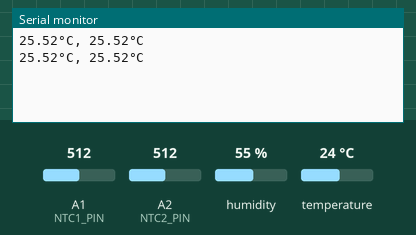
Recording of a sketch running on a simulated Arduino Uno, built with avr-gcc and run on an emulated ATmega328P. On the bench: the last lines printed to the serial monitor. Inputs (shaded band) come from the test bench; at power-on: A1 (NTC1_PIN) = 512, A2 (NTC2_PIN) = 512, humidity 55 %, temperature 24 °C.

Above: at 5.8 s.
5.9 s: A1 (NTC1_PIN) set to 716
At 11.0 s:
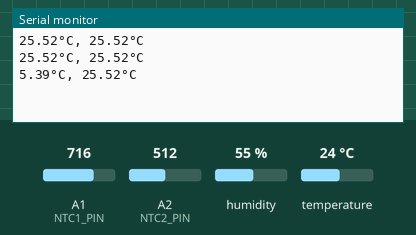
11.9 s: A2 (NTC2_PIN) set to 716
At 15.8 s:
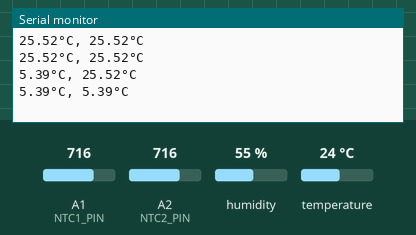
17.9 s: A1 (NTC1_PIN) set to 992
At 20.4 s:
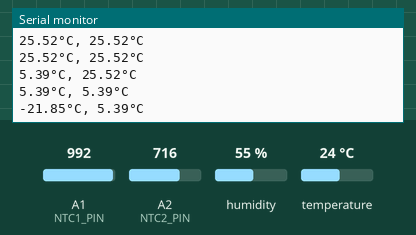
23.9 s: A2 (NTC2_PIN) set to 992
At 26.4 s:
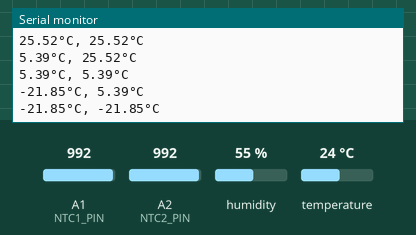
Timing chart, 0 to 27.9 s (numbered marks = the images above; inputs shaded):
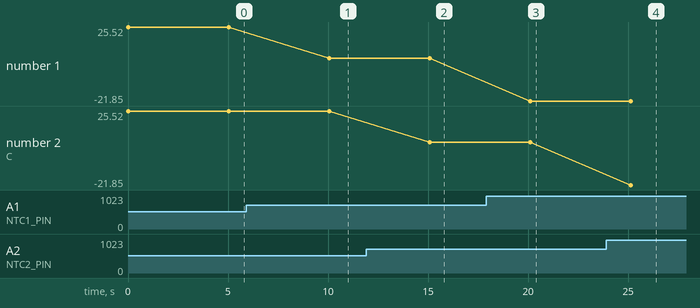

Measured:
- after the input at 5.9 s, the serial monitor: prints a new line after 4.2 s (image 1)
- after the input at 11.9 s, the serial monitor: prints a new line after 3.2 s (image 2)
- after the input at 17.9 s, the serial monitor: prints a new line after 2.2 s (image 3)
- after the input at 23.9 s, the serial monitor: prints a new line after 1.2 s (image 4)
- plotted number 1: 25.52 → 5.39 after the input at 5.9 s, 5.39 → -21.85 after the input at 17.9 s

The sketch:

TempMonitoring.ino
```cpp
#include <dht.h>

dht DHT;

float res1;
float res2;
float temp1;
float temp2;


// Assuming linear relationship over short range
float yL = 12.1;
float yU = 49.9;
float xL = 648.0;
float xU = 265.0;

int DHT11_PIN = 6;
int NTC1_PIN = A1;
int NTC2_PIN = A2;

// Prototype function for optional parameters?
float float_map(float x, float xL, float xU, float yL, float yU);

float float_map(float x, float xL, float xU, float yL, float yU) {
  // Maps the value of x to the upper and lower Y bounds, in linear relation to the upper and lower X bounds.
  // Returns values as floats to n d.p., and can extrapolate beyond bounds.
  if (((xU-xL) > 0.01) or ((xU-xL) < -0.01)){
    return (((yU-yL)/(xU-xL)) * (x-xL) + yL);
  }
  else {
    return -100000000;
  }

}

void setup() {
  Serial.begin(9600);
}

void loop() {
  res1 = analogRead(NTC1_PIN);
  res2 = analogRead(NTC2_PIN);
  int chk = DHT.read11(DHT11_PIN);
  temp1 = float_map(res1, xL, xU, yL, yU);
  temp2 = float_map(res2, xL, xU, yL, yU);
  Serial.print(temp1);
  Serial.print("°C, ");
  Serial.print(temp2);
  Serial.println("°C");
  //Serial.print(DHT.temperature);
  //Serial.print("°C, ");
  //Serial.println(DHT.humidity);
  delay(5000);
}
```
